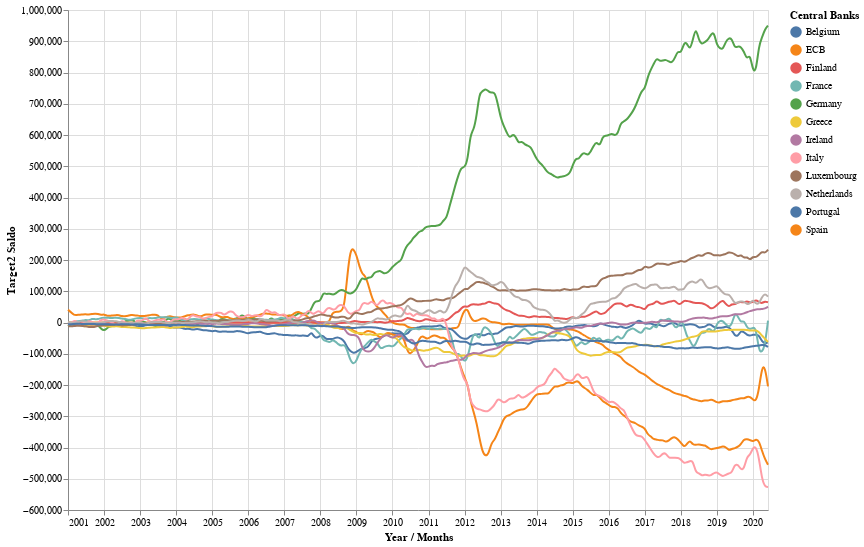

The cell this chart's notebook holds for it:
### Code cell
source = df_average
x_value = 'Year / Months'
y_value = 'Target2 Saldo'
var_name = 'Central Banks'

def altair_plot(source, x_value, y_value, var_name):
    source = source.reset_index().melt(x_value, var_name=var_name, value_name=y_value)

    # Create a selection that chooses the nearest point & selects based on x-value
    nearest = alt.selection(type='single', nearest=True, on='mouseover',
                            fields=[x_value], empty='none')

    # The basic line
    line = alt.Chart(source).mark_line(interpolate='basis').encode(
        x=f'{x_value}:T',
        y=f'{y_value}:Q',
        color=f'{var_name}:N'
    )

    # Transparent selectors across the chart. This is what tells us
    # the x-value of the cursor
    selectors = alt.Chart(source).mark_point().encode(
        x=f'{x_value}:T',
        opacity=alt.value(0),
    ).add_selection(
        nearest
    )

    # Draw points on the line, and highlight based on selection
    points = line.mark_point().encode(
        opacity=alt.condition(nearest, alt.value(1), alt.value(0))
    )

    # Draw text labels near the points, and highlight based on selection
    text = line.mark_text(align='left', dx=5, dy=-5).encode(
        text=alt.condition(nearest, 
                        f'{y_value}:Q',
                        alt.value(' '))
    )

    # Draw a rule at the location of the selection
    rules = alt.Chart(source).mark_rule(color='gray').encode(
        x=f'{x_value}:T',
    ).transform_filter(
        nearest
    )

    return alt.layer(
        line, selectors, points, rules, text
    ).properties(
        width=700, height=500
    )
    
altair_plot(source, x_value, y_value, var_name)

### Figure 1 — Vega-Lite specification as saved in the notebook (floating-point values rounded to 4 significant figures; data arrays with more than 128 entries replaced by an {"elided": "..."} marker saying what was removed)
{"config": {"view": {"continuousWidth": 400, "continuousHeight": 300}}, "layer": [{"mark": {"type": "line", "interpolate": "basis"}, "encoding": {"color": {"type": "nominal", "field": "Central Banks"}, "x": {"type": "temporal", "field": "Year / Months"}, "y": {"type": "quantitative", "field": "Target2 Saldo"}}}, {"mark": "point", "encoding": {"opacity": {"value": 0}, "x": {"type": "temporal", "field": "Year / Months"}}, "selection": {"selector025": {"type": "single", "nearest": true, "on": "mouseover", "fields": ["Year / Months"], "empty": "none"}}}, {"mark": "point", "encoding": {"color": {"type": "nominal", "field": "Central Banks"}, "opacity": {"condition": {"value": 1, "selection": "selector025"}, "value": 0}, "x": {"type": "temporal", "field": "Year / Months"}, "y": {"type": "quantitative", "field": "Target2 Saldo"}}}, {"mark": {"type": "rule", "color": "gray"}, "encoding": {"x": {"type": "temporal", "field": "Year / Months"}}, "transform": [{"filter": {"selection": "selector025"}}]}, {"mark": {"type": "text", "align": "left", "dx": 5, "dy": -5}, "encoding": {"color": {"type": "nominal", "field": "Central Banks"}, "text": {"condition": {"type": "quantitative", "field": "Target2 Saldo", "selection": "selector025"}, "value": " "}, "x": {"type": "temporal", "field": "Year / Months"}, "y": {"type": "quantitative", "field": "Target2 Saldo"}}}], "data": {"name": "data-9df765dc50eb27a2db3855fcf25d00fd"}, "height": 500, "width": 700, "$schema": "https://vega.github.io/schema/vega-lite/v4.8.1.json", "datasets": {"data-9df765dc50eb27a2db3855fcf25d00fd": {"elided": "2808 records"}}}
